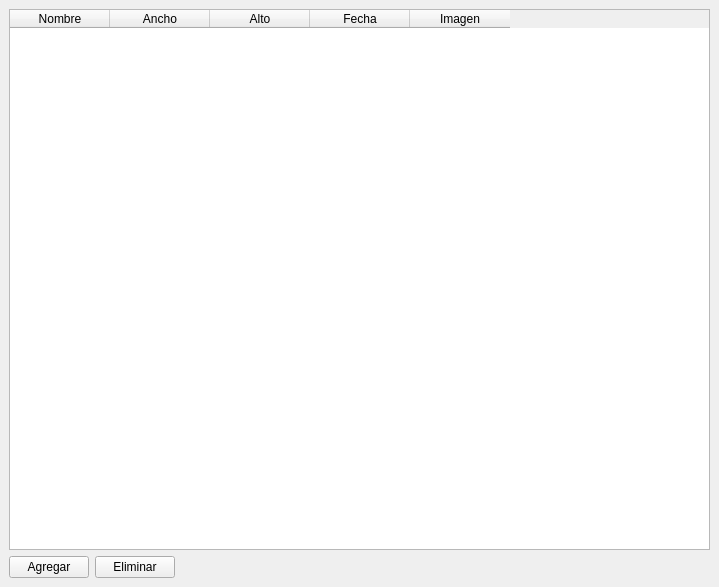
<?xml version="1.0" encoding="UTF-8"?>
<ui version="4.0">
 <class>MainWindow</class>
 <widget class="QMainWindow" name="MainWindow">
  <property name="geometry">
   <rect>
    <x>0</x>
    <y>0</y>
    <width>719</width>
    <height>587</height>
   </rect>
  </property>
  <property name="windowTitle">
   <string>MainWindow</string>
  </property>
  <widget class="QWidget" name="centralwidget">
   <layout class="QGridLayout" name="gridLayout">
    <item row="0" column="0" colspan="3">
     <widget class="QTableWidget" name="tableWidget">
      <column>
       <property name="text">
        <string>Nombre</string>
       </property>
      </column>
      <column>
       <property name="text">
        <string>Ancho</string>
       </property>
      </column>
      <column>
       <property name="text">
        <string>Alto</string>
       </property>
      </column>
      <column>
       <property name="text">
        <string>Fecha</string>
       </property>
      </column>
      <column>
       <property name="text">
        <string>Imagen</string>
       </property>
      </column>
     </widget>
    </item>
    <item row="1" column="0">
     <widget class="QPushButton" name="add_pushButton">
      <property name="text">
       <string>Agregar</string>
      </property>
     </widget>
    </item>
    <item row="1" column="1">
     <widget class="QPushButton" name="remove_pushButton">
      <property name="text">
       <string>Eliminar</string>
      </property>
     </widget>
    </item>
    <item row="1" column="2">
     <spacer name="horizontalSpacer">
      <property name="orientation">
       <enum>Qt::Horizontal</enum>
      </property>
      <property name="sizeHint" stdset="0">
       <size>
        <width>536</width>
        <height>20</height>
       </size>
      </property>
     </spacer>
    </item>
   </layout>
  </widget>
 </widget>
 <resources/>
 <connections/>
</ui>
